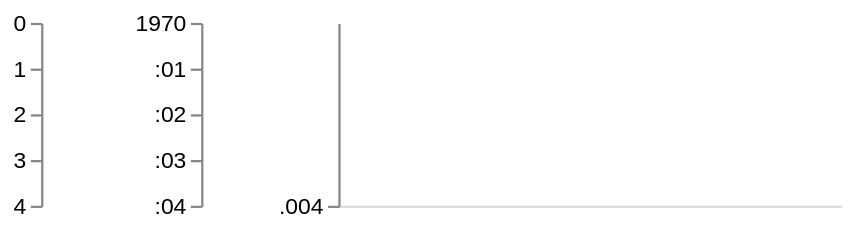

Vega-Lite specification stored for this chart:
### Vega specification from a JSON file in a GitHub repository (floating-point values rounded to 4 significant figures)
{"$schema": "https://vega.github.io/schema/vega/v6.json", "description": "An axis's ticks are a keyed data join — `key: Value` on the grid, the tick and the label alike — and the key is `String(datum.value)`. A time scale's tick values are **dates**, and `Date.prototype.toString` writes down to the second: `Thu Jan 01 1970 01:00:00 GMT+0100 (Central European Standard Time)`, with no milliseconds in it. So every tick inside one second keys alike and the join keeps one. The first axis is a domain **three milliseconds wide**: `timeTicks` answers four dates, one distinct string stands between them, and upstream draws a single grid line, a single tick and a single label. The second is the same scale ticked a second apart, where the four keys differ and all four survive — so the fixture says the collapse is the *key* and not a count. The third is a **linear** scale over the same numbers, whose values are numbers and whose keys are therefore four; a rule about dates should not touch it.", "width": 220, "height": 90, "padding": 5, "data": [{"name": "t", "values": [{"v": 1}, {"v": 2}, {"v": 3}, {"v": 4}]}], "scales": [{"name": "ms", "type": "time", "domain": {"data": "t", "field": "v"}, "range": [0, 80]}, {"name": "sec", "type": "time", "domain": [0, 4000], "range": [0, 80]}, {"name": "lin", "type": "linear", "domain": {"data": "t", "field": "v"}, "range": [0, 80]}], "axes": [{"orient": "left", "scale": "ms", "tickCount": 4, "grid": true, "labelOverlap": false}, {"orient": "left", "scale": "sec", "tickCount": 4, "offset": 60, "labelOverlap": false}, {"orient": "left", "scale": "lin", "tickCount": 4, "offset": 130, "labelOverlap": false}], "marks": []}
